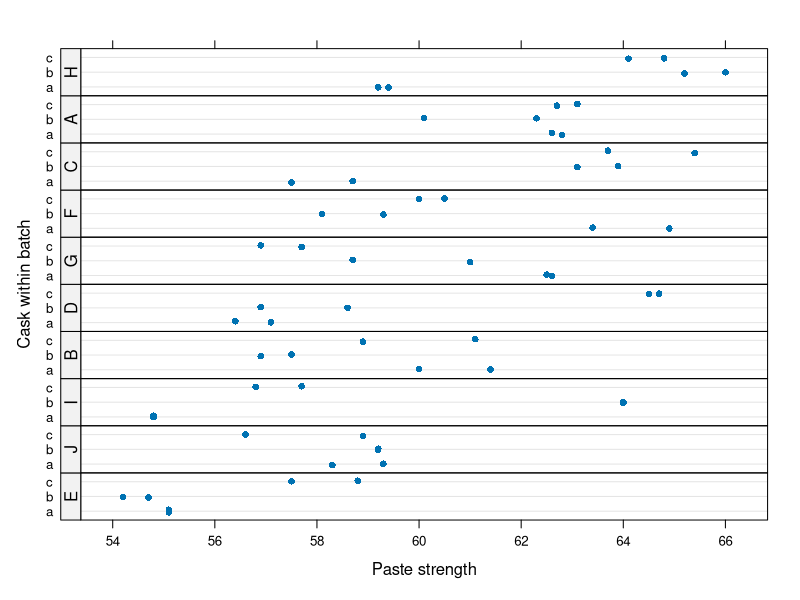
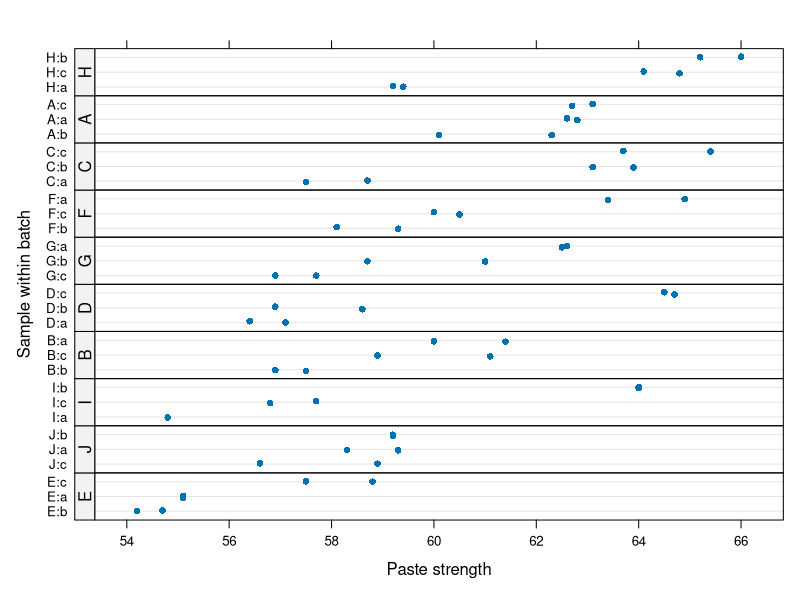
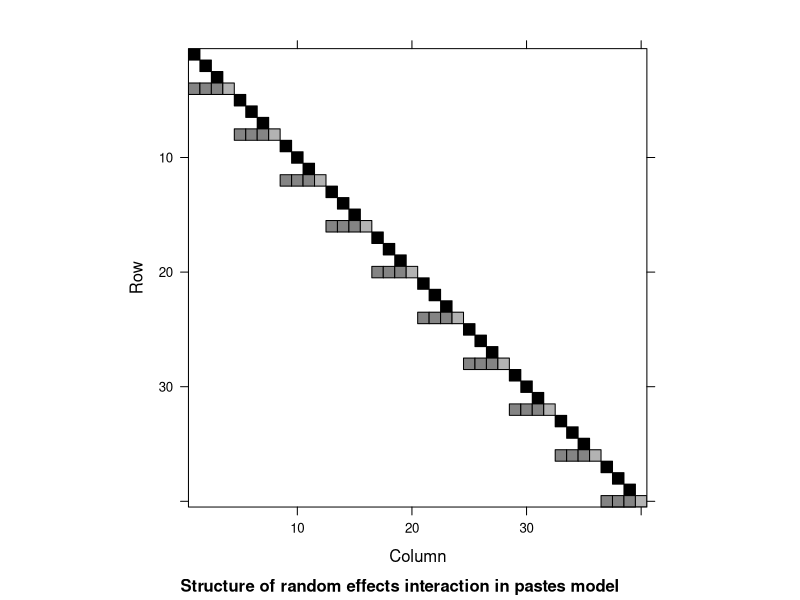

These figures' R source, in order:
library(lme4)


### Name: Pastes
### Title: Paste strength by batch and cask
### Aliases: Pastes
### Keywords: datasets

### ** Examples

str(Pastes)
require(lattice)
dotplot(cask ~ strength | reorder(batch, strength), Pastes,
        strip = FALSE, strip.left = TRUE, layout = c(1, 10),
        ylab = "Cask within batch",
        xlab = "Paste strength", jitter.y = TRUE)
## Modifying the factors to enhance the plot
Pastes <- within(Pastes, batch <- reorder(batch, strength))
Pastes <- within(Pastes, sample <- reorder(reorder(sample, strength),
          as.numeric(batch)))
dotplot(sample ~ strength | batch, Pastes,
        strip = FALSE, strip.left = TRUE, layout = c(1, 10),
        scales = list(y = list(relation = "free")),
        ylab = "Sample within batch",
        xlab = "Paste strength", jitter.y = TRUE)
## Four equivalent models differing only in specification
(fm1 <- lmer(strength ~ (1|batch) + (1|sample), Pastes))
(fm2 <- lmer(strength ~ (1|batch/cask), Pastes))
(fm3 <- lmer(strength ~ (1|batch) + (1|batch:cask), Pastes))
(fm4 <- lmer(strength ~ (1|batch/sample), Pastes))
## fm4 results in redundant labels on the sample:batch interaction
head(ranef(fm4)[[1]])
## compare to fm1
head(ranef(fm1)[[1]])
## This model is different and NOT appropriate for these data
(fm5 <- lmer(strength ~ (1|batch) + (1|cask), Pastes))

L <- getME(fm1, "L")
Matrix::image(L, sub = "Structure of random effects interaction in pastes model")
